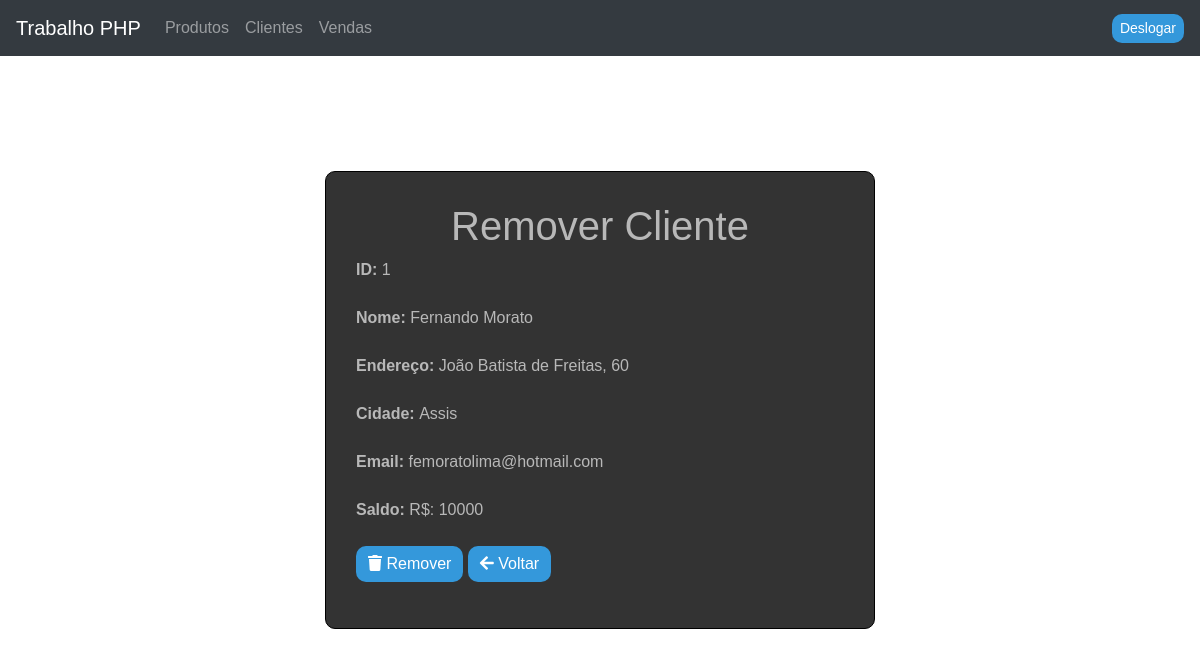
Before: /frmRemCliente.php?id=1 with the older database file.
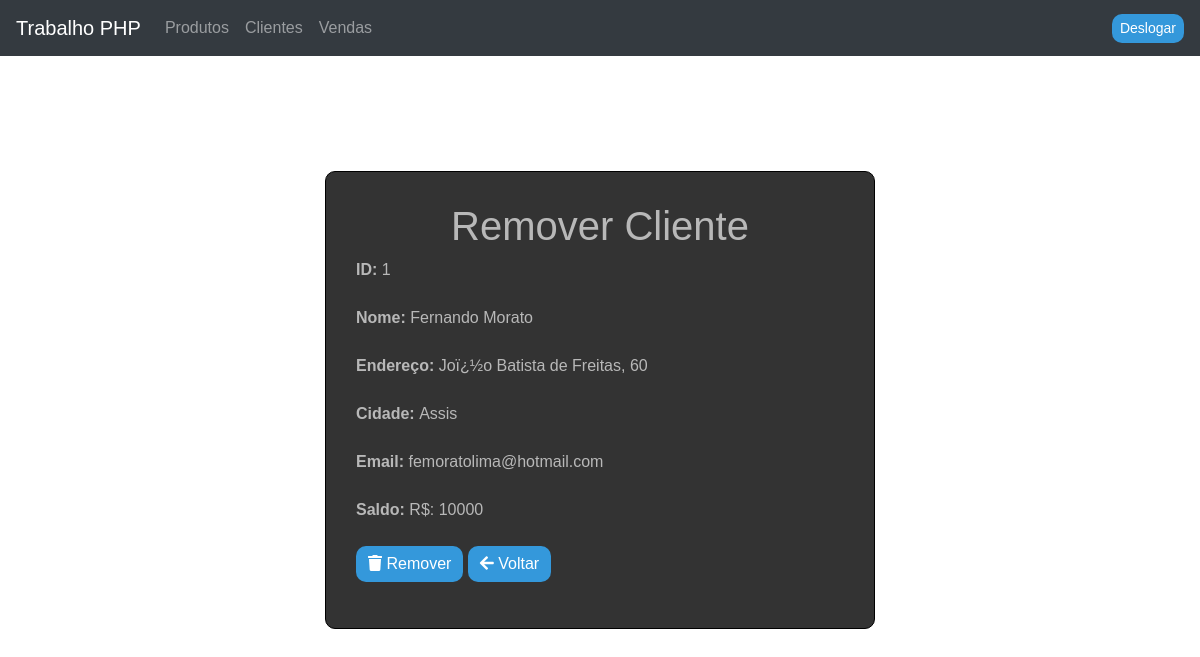
After: the same page with the newer database file.
### tables this page shows
CREATE TABLE `cliente` (
  `id` int(11) NOT NULL,
  `nome` varchar(35) NOT NULL,
  `endereco` varchar(35) NOT NULL,
  `cidade` varchar(35) NOT NULL,
  `email` varchar(35) NOT NULL,
  `saldo` float NOT NULL
);

### frmRemCliente.php (the view, shortened to what this page needs)
<?php
   $id = trim($_REQUEST['id']);
   $rs = mysql_query("SELECT * FROM  cliente where id=".$id);
   $linha = mysql_fetch_array($rs);
?>
<html>
    <head>
        <link rel="stylesheet" href="https://maxcdn.bootstrapcdn.com/bootstrap/4.0.0-beta.3/css/bootstrap.min.css">
        <link rel="stylesheet" href="https://use.fontawesome.com/releases/v5.3.1/css/all.css">
        <link rel="stylesheet" href="frmRemProd.css">
    </head>
    <body>
        <nav class="navbar navbar-expand-lg navbar-dark bg-dark">
            <a class="navbar-brand" href="index.php">Trabalho PHP</a>
            <div class="collapse navbar-collapse" id="navbarNavAltMarkup">
                <div class="navbar-nav">
                    <a class="nav-item nav-link" href="lstProd.php">Produtos</a>
                    <a class="nav-item nav-link" href="lstCliente.php">Clientes</a>
                    <a class="nav-item nav-link" href="lstVenda.php">Vendas</a>
                </div>
            </div>
            <form class="form-inline my-2 my-lg-0">
                <input type="button" id="logOut" name="logOut"class="btn btn-outline-success btn-sm" onclick="javascript:location.href='logout.php'" value="Deslogar"></input>
            </form>
        </nav>
        <section class="pagefade" style="display: none">
        <div class="container col-md-8">
            <h1 class="text-center">Remover Cliente</h1>
            <form id="frmRemCliente" name="frmRemCliente" method="POST" action="remCliente.php">
                <div class="form-group">
                    <label for="lblId">
                        <span class="font-weight-bold">ID: </span>
                        <span class="font-weight-normal"><?php echo $linha['id']; ?></span>
                    </label>
                </div>
                <div class="form-group">
                    <label for="lblNome">
                        <span class="font-weight-bold">Nome: </span>
                        <span class="font-weight-normal"><?php echo $linha['nome']; ?></span>
                    </label>
                </div>
                <div class="form-group">
                    <label for="lblEndereco">
                        <span class="font-weight-bold">Endereço: </span>
                        <span class="font-weight-normal"><?php echo $linha['endereco']; ?></span>
                    </label>
                </div>
                <div class="form-group">
                    <label for="lblCidade">
                        <span class="font-weight-bold">Cidade: </span>
                        <span class="font-weight-normal"><?php echo $linha['cidade']; ?></span>
                    </label>
                </div>
                <div class="form-group">
                    <label for="lblEmail">
                        <span class="font-weight-bold">Email: </span>
                        <span class="font-weight-normal"><?php echo $linha['email']; ?></span>
                    </label>
                </div>
                <div class="form-group">
                    <label for="lblSaldo">
                        <span class="font-weight-bold">Saldo: </span>
                        <span class="font-weight-normal">R$: <?php echo $linha['saldo']; ?></span>
                    </label>
                </div>
                <button name="btRem" id="btRem" class="btn btn-success" type="submit"><i class="fas fa-trash"></i> Remover</button>
                <button name="btBck" id="btBck" class="btn btn-danger" type="button" onclick="javascript:location.href='lstCliente.php'"><i class="fas fa-arrow-left" ></i> Voltar</button>
            </form>
        </div>
</section>
    </body>
</html>

Changed rows visible on the page:
changed cliente "Fernando Morato": endereco "João Batista de Freitas, 60" → "Joï¿½o Batista de Freitas, 60"
